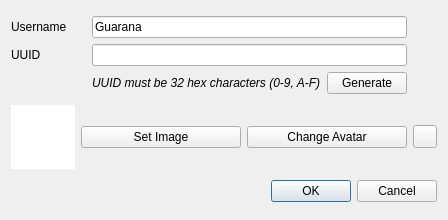
<?xml version="1.0" encoding="UTF-8"?>
<ui version="4.0">
 <class>NewUserDialog</class>
 <widget class="QDialog" name="NewUserDialog">
  <property name="geometry">
   <rect>
    <x>0</x>
    <y>0</y>
    <width>448</width>
    <height>220</height>
   </rect>
  </property>
  <property name="windowTitle">
   <string>New User</string>
  </property>
  <layout class="QGridLayout" name="gridLayout_2">
   <item row="2" column="1" colspan="3">
    <widget class="QDialogButtonBox" name="buttonBox">
     <property name="orientation">
      <enum>Qt::Orientation::Horizontal</enum>
     </property>
     <property name="standardButtons">
      <set>QDialogButtonBox::StandardButton::Cancel|QDialogButtonBox::StandardButton::Ok</set>
     </property>
    </widget>
   </item>
   <item row="1" column="2">
    <widget class="QPushButton" name="setAvatar">
     <property name="text">
      <string>Change Avatar</string>
     </property>
    </widget>
   </item>
   <item row="1" column="1">
    <widget class="QPushButton" name="selectImage">
     <property name="text">
      <string>Set Image</string>
     </property>
    </widget>
   </item>
   <item row="1" column="3">
    <widget class="QToolButton" name="revert">
     <property name="text">
      <string/>
     </property>
    </widget>
   </item>
   <item row="0" column="0" colspan="4">
    <layout class="QGridLayout" name="gridLayout">
     <item row="1" column="0">
      <widget class="QLabel" name="label">
       <property name="text">
        <string>UUID</string>
       </property>
      </widget>
     </item>
     <item row="0" column="1" colspan="2">
      <widget class="QLineEdit" name="username">
       <property name="text">
        <string>Guarana</string>
       </property>
      </widget>
     </item>
     <item row="1" column="1" colspan="2">
      <widget class="QLineEdit" name="uuid"/>
     </item>
     <item row="0" column="0">
      <widget class="QLabel" name="label_2">
       <property name="text">
        <string>Username</string>
       </property>
      </widget>
     </item>
     <item row="2" column="1">
      <widget class="QLabel" name="label_3">
       <property name="font">
        <font>
         <italic>true</italic>
        </font>
       </property>
       <property name="text">
        <string>UUID must be 32 hex characters (0-9, A-F)</string>
       </property>
      </widget>
     </item>
     <item row="2" column="2">
      <widget class="QPushButton" name="generate">
       <property name="text">
        <string>Generate</string>
       </property>
      </widget>
     </item>
     <item row="1" column="3">
      <widget class="QLabel" name="uuidVerified">
       <property name="sizePolicy">
        <sizepolicy hsizetype="Fixed" vsizetype="Preferred">
         <horstretch>0</horstretch>
         <verstretch>0</verstretch>
        </sizepolicy>
       </property>
       <property name="minimumSize">
        <size>
         <width>24</width>
         <height>0</height>
        </size>
       </property>
      </widget>
     </item>
     <item row="0" column="3">
      <widget class="QLabel" name="usernameVerified">
       <property name="text">
        <string/>
       </property>
      </widget>
     </item>
    </layout>
   </item>
   <item row="1" column="0">
    <widget class="QGraphicsView" name="image">
     <property name="sizePolicy">
      <sizepolicy hsizetype="Expanding" vsizetype="Expanding">
       <horstretch>0</horstretch>
       <verstretch>0</verstretch>
      </sizepolicy>
     </property>
     <property name="minimumSize">
      <size>
       <width>64</width>
       <height>64</height>
      </size>
     </property>
     <property name="maximumSize">
      <size>
       <width>64</width>
       <height>64</height>
      </size>
     </property>
     <property name="frameShape">
      <enum>QFrame::Shape::NoFrame</enum>
     </property>
     <property name="frameShadow">
      <enum>QFrame::Shadow::Plain</enum>
     </property>
     <property name="verticalScrollBarPolicy">
      <enum>Qt::ScrollBarPolicy::ScrollBarAlwaysOff</enum>
     </property>
     <property name="horizontalScrollBarPolicy">
      <enum>Qt::ScrollBarPolicy::ScrollBarAlwaysOff</enum>
     </property>
     <property name="interactive">
      <bool>false</bool>
     </property>
    </widget>
   </item>
  </layout>
 </widget>
 <resources/>
 <connections>
  <connection>
   <sender>buttonBox</sender>
   <signal>accepted()</signal>
   <receiver>NewUserDialog</receiver>
   <slot>accept()</slot>
   <hints>
    <hint type="sourcelabel">
     <x>248</x>
     <y>254</y>
    </hint>
    <hint type="destinationlabel">
     <x>157</x>
     <y>274</y>
    </hint>
   </hints>
  </connection>
  <connection>
   <sender>buttonBox</sender>
   <signal>rejected()</signal>
   <receiver>NewUserDialog</receiver>
   <slot>reject()</slot>
   <hints>
    <hint type="sourcelabel">
     <x>316</x>
     <y>260</y>
    </hint>
    <hint type="destinationlabel">
     <x>286</x>
     <y>274</y>
    </hint>
   </hints>
  </connection>
 </connections>
</ui>
